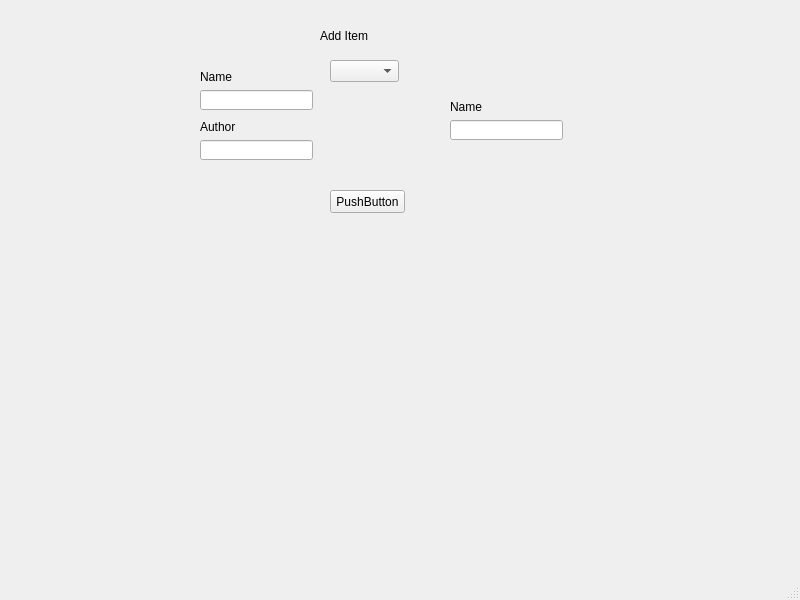
<?xml version="1.0" encoding="UTF-8"?>
<ui version="4.0">
 <class>additem</class>
 <widget class="QMainWindow" name="additem">
  <property name="geometry">
   <rect>
    <x>0</x>
    <y>0</y>
    <width>800</width>
    <height>600</height>
   </rect>
  </property>
  <property name="windowTitle">
   <string>MainWindow</string>
  </property>
  <widget class="QWidget" name="centralwidget">
   <widget class="QLabel" name="label">
    <property name="geometry">
     <rect>
      <x>320</x>
      <y>20</y>
      <width>131</width>
      <height>31</height>
     </rect>
    </property>
    <property name="styleSheet">
     <string notr="true">font: 20pt &quot;MS Shell Dlg 2&quot;;</string>
    </property>
    <property name="text">
     <string>Add Item</string>
    </property>
   </widget>
   <widget class="QLabel" name="label_2">
    <property name="geometry">
     <rect>
      <x>200</x>
      <y>70</y>
      <width>47</width>
      <height>13</height>
     </rect>
    </property>
    <property name="text">
     <string>Name</string>
    </property>
   </widget>
   <widget class="QLabel" name="label_3">
    <property name="geometry">
     <rect>
      <x>200</x>
      <y>120</y>
      <width>47</width>
      <height>13</height>
     </rect>
    </property>
    <property name="text">
     <string>Author</string>
    </property>
   </widget>
   <widget class="QLabel" name="label_4">
    <property name="geometry">
     <rect>
      <x>450</x>
      <y>100</y>
      <width>47</width>
      <height>13</height>
     </rect>
    </property>
    <property name="text">
     <string>Name</string>
    </property>
   </widget>
   <widget class="QLineEdit" name="lineEdit">
    <property name="geometry">
     <rect>
      <x>200</x>
      <y>90</y>
      <width>113</width>
      <height>20</height>
     </rect>
    </property>
   </widget>
   <widget class="QLineEdit" name="lineEdit_2">
    <property name="geometry">
     <rect>
      <x>200</x>
      <y>140</y>
      <width>113</width>
      <height>20</height>
     </rect>
    </property>
   </widget>
   <widget class="QLineEdit" name="lineEdit_3">
    <property name="geometry">
     <rect>
      <x>450</x>
      <y>120</y>
      <width>113</width>
      <height>20</height>
     </rect>
    </property>
   </widget>
   <widget class="QComboBox" name="comboBox">
    <property name="geometry">
     <rect>
      <x>330</x>
      <y>60</y>
      <width>69</width>
      <height>22</height>
     </rect>
    </property>
   </widget>
   <widget class="QPushButton" name="pushButton">
    <property name="geometry">
     <rect>
      <x>330</x>
      <y>190</y>
      <width>75</width>
      <height>23</height>
     </rect>
    </property>
    <property name="text">
     <string>PushButton</string>
    </property>
   </widget>
  </widget>
  <widget class="QMenuBar" name="menubar">
   <property name="geometry">
    <rect>
     <x>0</x>
     <y>0</y>
     <width>800</width>
     <height>21</height>
    </rect>
   </property>
  </widget>
  <widget class="QStatusBar" name="statusbar"/>
 </widget>
 <resources/>
 <connections/>
</ui>
